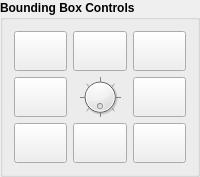
       <widget class="QGroupBox" name="bbox_controls">
        <property name="font">
         <font>
          <family>Arial</family>
          <weight>75</weight>
          <bold>true</bold>
         </font>
        </property>
        <property name="layoutDirection">
         <enum>Qt::LeftToRight</enum>
        </property>
        <property name="styleSheet">
         <string notr="true"/>
        </property>
        <property name="title">
         <string>Bounding Box Controls</string>
        </property>
        <layout class="QGridLayout" name="gridLayout">
         <item row="0" column="0">
          <widget class="QPushButton" name="button_bbox_up">
           <property name="sizePolicy">
            <sizepolicy hsizetype="Ignored" vsizetype="Fixed">
             <horstretch>0</horstretch>
             <verstretch>0</verstretch>
            </sizepolicy>
           </property>
           <property name="minimumSize">
            <size>
             <width>0</width>
             <height>40</height>
            </size>
           </property>
           <property name="baseSize">
            <size>
             <width>0</width>
             <height>0</height>
            </size>
           </property>
           <property name="toolTip">
            <string>Move bounding box up. [Q]</string>
           </property>
           <property name="text">
            <string/>
           </property>
           <property name="icon">
            <iconset>
             <normaloff>../icons/upload.svg</normaloff>../icons/upload.svg</iconset>
           </property>
           <property name="iconSize">
            <size>
             <width>25</width>
             <height>25</height>
            </size>
           </property>
           <property name="autoRepeat">
            <bool>true</bool>
           </property>
           <property name="autoRepeatDelay">
            <number>100</number>
           </property>
           <property name="autoRepeatInterval">
            <number>25</number>
           </property>
          </widget>
         </item>
         <item row="0" column="2">
          <widget class="QPushButton" name="button_bbox_down">
           <property name="sizePolicy">
            <sizepolicy hsizetype="Ignored" vsizetype="Fixed">
             <horstretch>0</horstretch>
             <verstretch>0</verstretch>
            </sizepolicy>
           </property>
           <property name="minimumSize">
            <size>
             <width>0</width>
             <height>40</height>
            </size>
           </property>
           <property name="baseSize">
            <size>
             <width>0</width>
             <height>0</height>
            </size>
           </property>
           <property name="toolTip">
            <string>Move bounding box down. [E]</string>
           </property>
           <property name="text">
            <string/>
           </property>
           <property name="icon">
            <iconset>
             <normaloff>../icons/download.svg</normaloff>../icons/download.svg</iconset>
           </property>
           <property name="iconSize">
            <size>
             <width>25</width>
             <height>25</height>
            </size>
           </property>
           <property name="autoRepeat">
            <bool>true</bool>
           </property>
           <property name="autoRepeatDelay">
            <number>100</number>
           </property>
           <property name="autoRepeatInterval">
            <number>25</number>
           </property>
          </widget>
         </item>
         <item row="1" column="2">
          <widget class="QPushButton" name="button_bbox_right">
           <property name="sizePolicy">
            <sizepolicy hsizetype="Ignored" vsizetype="Fixed">
             <horstretch>0</horstretch>
             <verstretch>0</verstretch>
            </sizepolicy>
           </property>
           <property name="minimumSize">
            <size>
             <width>0</width>
             <height>40</height>
            </size>
           </property>
           <property name="baseSize">
            <size>
             <width>0</width>
             <height>0</height>
            </size>
           </property>
           <property name="toolTip">
            <string>Move bounding box right. [D]</string>
           </property>
           <property name="text">
            <string/>
           </property>
           <property name="icon">
            <iconset>
             <normaloff>../icons/arrow-right-bold.svg</normaloff>../icons/arrow-right-bold.svg</iconset>
           </property>
           <property name="iconSize">
            <size>
             <width>30</width>
             <height>30</height>
            </size>
           </property>
           <property name="autoRepeat">
            <bool>true</bool>
           </property>
           <property name="autoRepeatDelay">
            <number>100</number>
           </property>
           <property name="autoRepeatInterval">
            <number>25</number>
           </property>
          </widget>
         </item>
         <item row="1" column="0">
          <widget class="QPushButton" name="button_bbox_left">
           <property name="sizePolicy">
            <sizepolicy hsizetype="Ignored" vsizetype="Fixed">
             <horstretch>0</horstretch>
             <verstretch>0</verstretch>
            </sizepolicy>
           </property>
           <property name="minimumSize">
            <size>
             <width>0</width>
             <height>40</height>
            </size>
           </property>
           <property name="baseSize">
            <size>
             <width>0</width>
             <height>0</height>
            </size>
           </property>
           <property name="toolTip">
            <string>Move bounding box left. [A]</string>
           </property>
           <property name="text">
            <string/>
           </property>
           <property name="icon">
            <iconset>
             <normaloff>../icons/arrow-left-bold.svg</normaloff>../icons/arrow-left-bold.svg</iconset>
           </property>
           <property name="iconSize">
            <size>
             <width>30</width>
             <height>30</height>
            </size>
           </property>
           <property name="autoRepeat">
            <bool>true</bool>
           </property>
           <property name="autoRepeatDelay">
            <number>100</number>
           </property>
           <property name="autoRepeatInterval">
            <number>25</number>
           </property>
          </widget>
         </item>
         <item row="0" column="1">
          <widget class="QPushButton" name="button_bbox_backward">
           <property name="sizePolicy">
            <sizepolicy hsizetype="Ignored" vsizetype="Fixed">
             <horstretch>0</horstretch>
             <verstretch>0</verstretch>
            </sizepolicy>
           </property>
           <property name="minimumSize">
            <size>
             <width>0</width>
             <height>40</height>
            </size>
           </property>
           <property name="baseSize">
            <size>
             <width>0</width>
             <height>0</height>
            </size>
           </property>
           <property name="toolTip">
            <string>Move bounding box backward. [W]</string>
           </property>
           <property name="icon">
            <iconset>
             <normaloff>../icons/arrow-up-bold.svg</normaloff>../icons/arrow-up-bold.svg</iconset>
           </property>
           <property name="iconSize">
            <size>
             <width>30</width>
             <height>30</height>
            </size>
           </property>
           <property name="autoRepeat">
            <bool>true</bool>
           </property>
           <property name="autoRepeatDelay">
            <number>100</number>
           </property>
           <property name="autoRepeatInterval">
            <number>25</number>
           </property>
          </widget>
         </item>
         <item row="2" column="1">
          <widget class="QPushButton" name="button_bbox_forward">
           <property name="sizePolicy">
            <sizepolicy hsizetype="Ignored" vsizetype="Fixed">
             <horstretch>0</horstretch>
             <verstretch>0</verstretch>
            </sizepolicy>
           </property>
           <property name="minimumSize">
            <size>
             <width>0</width>
             <height>40</height>
            </size>
           </property>
           <property name="baseSize">
            <size>
             <width>0</width>
             <height>0</height>
            </size>
           </property>
           <property name="toolTip">
            <string>Move bounding box forward. [S]</string>
           </property>
           <property name="text">
            <string/>
           </property>
           <property name="icon">
            <iconset>
             <normaloff>../icons/arrow-down-bold.svg</normaloff>../icons/arrow-down-bold.svg</iconset>
           </property>
           <property name="iconSize">
            <size>
             <width>30</width>
             <height>30</height>
            </size>
           </property>
           <property name="autoRepeat">
            <bool>true</bool>
           </property>
           <property name="autoRepeatDelay">
            <number>100</number>
           </property>
           <property name="autoRepeatInterval">
            <number>25</number>
           </property>
          </widget>
         </item>
         <item row="1" column="1">
          <widget class="QDial" name="dial_bbox_z_rotation">
           <property name="sizePolicy">
            <sizepolicy hsizetype="Ignored" vsizetype="Ignored">
             <horstretch>0</horstretch>
             <verstretch>0</verstretch>
            </sizepolicy>
           </property>
           <property name="minimumSize">
            <size>
             <width>0</width>
             <height>0</height>
            </size>
           </property>
           <property name="toolTip">
            <string>Rotate bounding box around the Z-axis. [Y]/[X]</string>
           </property>
           <property name="maximum">
            <number>359</number>
           </property>
           <property name="value">
            <number>0</number>
           </property>
           <property name="sliderPosition">
            <number>0</number>
           </property>
           <property name="orientation">
            <enum>Qt::Horizontal</enum>
           </property>
           <property name="invertedAppearance">
            <bool>true</bool>
           </property>
           <property name="invertedControls">
            <bool>true</bool>
           </property>
           <property name="wrapping">
            <bool>true</bool>
           </property>
           <property name="notchTarget">
            <double>45.000000000000000</double>
           </property>
           <property name="notchesVisible">
            <bool>true</bool>
           </property>
          </widget>
         </item>
         <item row="2" column="0">
          <widget class="QPushButton" name="button_bbox_increase_dimension">
           <property name="sizePolicy">
            <sizepolicy hsizetype="Ignored" vsizetype="Fixed">
             <horstretch>0</horstretch>
             <verstretch>0</verstretch>
            </sizepolicy>
           </property>
           <property name="minimumSize">
            <size>
             <width>0</width>
             <height>40</height>
            </size>
           </property>
           <property name="font">
            <font>
             <family>Arial</family>
             <pointsize>12</pointsize>
             <weight>75</weight>
             <bold>true</bold>
            </font>
           </property>
           <property name="toolTip">
            <string>Increase bounding box dimensions.</string>
           </property>
           <property name="text">
            <string/>
           </property>
           <property name="icon">
            <iconset>
             <normaloff>../icons/plus-box-multiple-outline.svg</normaloff>../icons/plus-box-multiple-outline.svg</iconset>
           </property>
           <property name="iconSize">
            <size>
             <width>25</width>
             <height>25</height>
            </size>
           </property>
           <property name="autoRepeat">
            <bool>true</bool>
           </property>
          </widget>
         </item>
         <item row="2" column="2">
          <widget class="QPushButton" name="button_bbox_decrease_dimension">
           <property name="sizePolicy">
            <sizepolicy hsizetype="Ignored" vsizetype="Fixed">
             <horstretch>0</horstretch>
             <verstretch>0</verstretch>
            </sizepolicy>
           </property>
           <property name="minimumSize">
            <size>
             <width>0</width>
             <height>40</height>
            </size>
           </property>
           <property name="font">
            <font>
             <family>Arial</family>
             <pointsize>12</pointsize>
             <weight>75</weight>
             <bold>true</bold>
            </font>
           </property>
           <property name="toolTip">
            <string>Decrease bounding box dimensions.</string>
           </property>
           <property name="text">
            <string/>
           </property>
           <property name="icon">
            <iconset>
             <normaloff>../icons/minus-box-multiple-outline.svg</normaloff>../icons/minus-box-multiple-outline.svg</iconset>
           </property>
           <property name="iconSize">
            <size>
             <width>25</width>
             <height>25</height>
            </size>
           </property>
           <property name="autoRepeat">
            <bool>true</bool>
           </property>
          </widget>
         </item>
        </layout>
       </widget>
